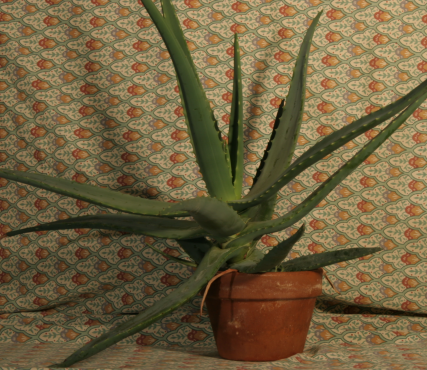
#> input picture module_2/disparity_map_project/data/Aloe_images/Aloe/Aloe_right_3.png, 427 x 370 px, given in place of Aloe_left_1.png, which was not available
$ python window_based_matching.py
#> lines starting #> are read from the running program, lines starting #| are printed output that depends on the picture; pictures that were not available may be replaced by others from this repository, and a replacement may not be noted
import cv2
import os
import numpy as np


def l1_distance(x, y):
    return abs(x - y)


def l2_distance(x, y):
    return (x - y) ** 2


def calculate_total_value(left, right, x, y, j, kernel_half, distance=l1_distance):
    total = 0
    max_value = 255 ** 2

    for v in range(-kernel_half, kernel_half + 1):
        for u in range(-kernel_half, kernel_half + 1):
            value = max_value
            if (x + u - j) >= 0:
                if distance == l1_distance:
                    value = l1_distance(
                        int(left[y + v, x + u]), int(right[y + v, x + u - j]))
                elif distance == l2_distance:
                    value = l2_distance(
                        int(left[y + v, x + u]), int(right[y + v, x + u - j]))
            total += value

    return total


def window_based_matching_l1(left_img, right_img, disparity_range, kernel_size=5):
#> called with left_img = './data/Aloe_images/Aloe/Aloe_left_1.png', right_img = './data/Aloe_images/Aloe/Aloe_right_1.png', disparity_range = 64, kernel_size = 3
    left = cv2.imread(left_img, 0)
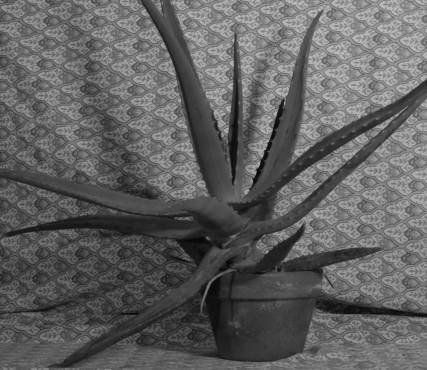
#> left: shape (370, 427); min 5, max 185, mean 96.4
    right = cv2.imread(right_img, 0)
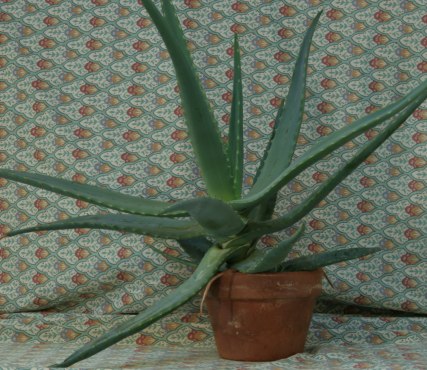
#> input picture module_2/disparity_map_project/data/Aloe_images/Aloe/Aloe_right_1.png, 427 x 370 px
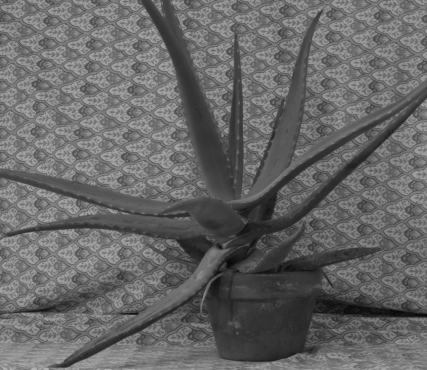
#> right: shape (370, 427); min 6, max 179, mean 102.6

    left = left.astype(np.float32)
    right = right.astype(np.float32)

    height, width = left.shape[:2]
#> height = 370; width = 427

    depth = np.zeros((height, width), np.uint8)
    kernel_half = int((kernel_size - 1) / 2)
    scale = 3
    max_value = 255 ** 2

    for y in range(kernel_half, height - kernel_half):
        for x in range(kernel_half, width - kernel_half):
            disparity = 0
            cost_min = max_value

            for j in range(disparity_range):
                total = calculate_total_value(
                    left, right, x, y, j, kernel_half, l1_distance)

                if total < cost_min:
                    cost_min = total
                    disparity = j

            depth[y, x] = disparity * scale
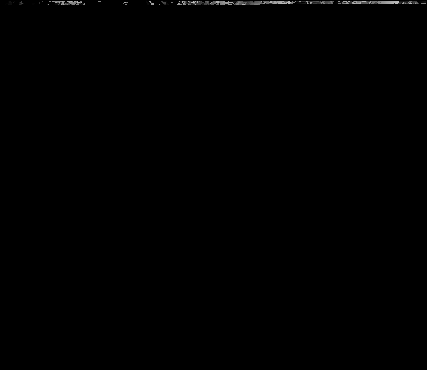
#> depth: shape (370, 427); min 0, max 189, mean 0.6

    return depth


# [41 lines left out: functions window_based_matching_l2, save_results, not called in this run]


if __name__ == "__main__":

    # Create results directory
    if not os.path.isdir("./results"):
        os.mkdir("./results")
    results_path = r"./results/window_based_matching/"

    '''
    Problem 2: Window-based Matching with Aloe Images
    '''
    left_img_path = r"./data/Aloe_images/Aloe/Aloe_left_1.png"
    right_img_path = r"./data/Aloe_images/Aloe/Aloe_right_1.png"
    disparity_range = 64
    kernel_size = 3

#> (the run stopped early here; a loop or call above may not have finished)
